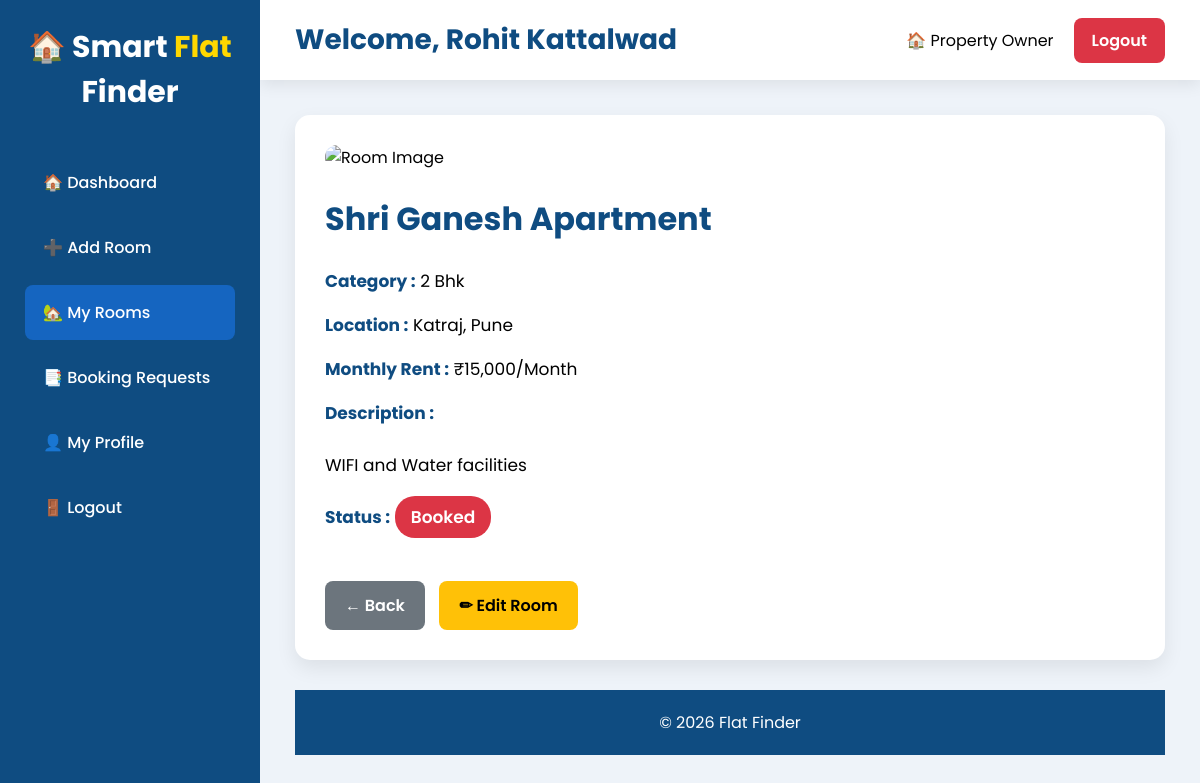
The app's page /owner_room_details.php?id=4 (signed in) with its own data.
### tables this page shows
CREATE TABLE `users` (
  `id` int(11) NOT NULL,
  `fullname` varchar(100) NOT NULL,
  `email` varchar(100) NOT NULL,
  `phone` varchar(15) NOT NULL,
  `password` varchar(255) NOT NULL,
  `role` enum('customer','owner','admin') NOT NULL,
  `created_at` timestamp NOT NULL DEFAULT current_timestamp(),
  `status` enum('Pending','Approved','Rejected') DEFAULT 'Pending'
);

CREATE TABLE `rooms` (
  `id` int(11) NOT NULL,
  `owner_id` int(11) NOT NULL,
  `category_id` int(11) NOT NULL,
  `location_id` int(11) NOT NULL,
  `room_title` varchar(200) NOT NULL,
  `room_type` varchar(100) NOT NULL,
  `rent` decimal(10,2) NOT NULL,
  `address` text DEFAULT NULL,
  `facilities` text DEFAULT NULL,
  `description` text DEFAULT NULL,
  `image` varchar(255) DEFAULT NULL,
  `status` enum('Available','Booked') DEFAULT 'Available'
);

CREATE TABLE `categories` (
  `id` int(11) NOT NULL,
  `category_name` varchar(100) NOT NULL
);

CREATE TABLE `locations` (
  `id` int(11) NOT NULL,
  `city` varchar(100) NOT NULL,
  `area` varchar(100) NOT NULL
);

### owner_room_details.php (the view, shortened to what this page needs)
<?php
include("../includes/db.php");
$owner_id = $_SESSION['user_id'];
$room_id = intval($_GET['id']);
$stmt = $conn->prepare("
SELECT *
FROM users
WHERE id=?
");
$stmt->bind_param("i",$owner_id);
$stmt->execute();
$user = $stmt->get_result()->fetch_assoc();
$sql="
SELECT
rooms.*,
locations.city,
locations.area,
categories.category_name
FROM rooms
LEFT JOIN locations
ON rooms.location_id = locations.id
LEFT JOIN categories
ON rooms.category_id = categories.id
WHERE rooms.id=?
AND rooms.owner_id=?
";
$stmt=$conn->prepare($sql);
$stmt->bind_param("ii",$room_id,$owner_id);
$stmt->execute();
$result=$stmt->get_result();
$room=$result->fetch_assoc();
?>
<!DOCTYPE html>
<html lang="en">
<head>
</head>
<body>
    <div class="dashboard">
<div class="sidebar">
<div class="logo">
🏠 Smart <span>Flat</span> Finder
</div>
<a href="dashboard.php">
🏠 Dashboard
</a>
<a href="add_room.php">
➕ Add Room
</a>
<a href="my_rooms.php" class="active">
🏡 My Rooms
</a>
<a href="booking_requests.php">
📑 Booking Requests
</a>
<a href="profile.php">
👤 My Profile
</a>
<a href="../logout.php">
🚪 Logout
</a>
</div>
<div class="main">
<div class="topbar">
<h1>
Welcome,
<?php echo htmlspecialchars($user['fullname']); ?>
</h1>
<div class="user-box">
<span>
🏠 Property Owner
</span>
<a href="../logout.php" class="logout">
Logout
</a>
</div>
</div>
<div class="content">
<div class="room-box">
<?php
$image="../uploads/".$room['image'];
if(empty($room['image']) || !file_exists($image))
{
    $image="../images/no-image.png";
}
?>
<img
src="<?php echo $image; ?>"
class="room-image"
alt="Room Image">
<h2 class="room-title">
<?php echo htmlspecialchars($room['room_title']); ?>
</h2>
<p class="info">
<strong>Category :</strong>
<?php echo htmlspecialchars($room['category_name']); ?>
</p>
<p class="info">
<strong>Location :</strong>
<?php
echo htmlspecialchars($room['area']).", ".
htmlspecialchars($room['city']);
?>
</p>
<p class="info">
<strong>Monthly Rent :</strong>
₹<?php echo number_format($room['rent']); ?>/Month
</p>
<p class="info">
<strong>Description :</strong><br><br>
<?php echo nl2br(htmlspecialchars($room['description'])); ?>
</p>
<p class="info">
<strong>Status :</strong>
<?php
if($room['status']=="Available")
{
?>
<span class="available">
Available
</span>
<?php
}
else
{
?>
<span class="booked">
Booked
</span>
<?php
}
?>
</p>
<a
href="my_rooms.php"
class="btn back">
← Back
</a>
<a
href="edit_room.php?id=<?php echo $room['id']; ?>"
class="btn edit">
✏ Edit Room
</a>
</div>
<div class="footer">
<p>
© <?php echo date("Y"); ?>
Flat Finder
</p>
</div>
</div>
</div>
</div>
</body>
</html>

### owner_room_details.php (style rules this page uses)
* { margin:0; padding:0; box-sizing:border-box; font-family:'Poppins',sans-serif; }
body { background:#eef3f9; }
.dashboard { display:flex; min-height:100vh; }
.sidebar { width:260px; background:#0F4C81; position:fixed; top:0; left:0; bottom:0; padding:25px; }
.logo { font-size:30px; font-weight:700; color:#fff; text-align:center; margin-bottom:40px; }
.logo span { color:#FFD700; }
.sidebar a { display:block; padding:15px 18px; margin-bottom:10px; border-radius:8px; text-decoration:none; color:#fff; font-weight:500; transition:.3s; }
.sidebar a:hover, .sidebar .active { background:#1565C0; }
.main { margin-left:260px; width:calc(100% - 260px); }
.topbar { height:80px; background:#fff; display:flex; justify-content:space-between; align-items:center; padding:0 35px; box-shadow:0 5px 15px rgba(0,0,0,.08); }
.topbar h1 { color:#0F4C81; font-size:28px; }
.user-box { display:flex; align-items:center; gap:20px; }
.logout { background:#dc3545; color:#fff; padding:10px 18px; border-radius:8px; text-decoration:none; font-weight:600; }
.content { padding:35px; }
.room-box { background:#fff; padding:30px; border-radius:15px; box-shadow:0 8px 20px rgba(0,0,0,.08); }
.room-image { width:100%; height:450px; object-fit:cover; border-radius:12px; margin-bottom:25px; }
.room-title { font-size:32px; font-weight:700; color:#0F4C81; margin-bottom:25px; }
.info { margin-bottom:18px; font-size:17px; }
.info strong { color:#0F4C81; }
.booked { display:inline-block; background:#dc3545; color:#fff; padding:8px 16px; border-radius:20px; font-weight:600; }
.btn { display:inline-block; padding:12px 20px; border-radius:8px; text-decoration:none; font-weight:600; margin-right:10px; margin-top:25px; color:#fff; }
.back { background:#6c757d; }
.edit { background:#ffc107; color:#000; }
.footer { margin-top:30px; background:#0F4C81; color:#fff; text-align:center; padding:20px; }

### records on screen
users: fullname "Rohit Kattalwad"
rooms: room_title "Shri Ganesh Apartment", category.category_name "2 Bhk", location.area "Katraj", location.city "Pune", rent "15,000", description "WIFI and Water facilities"
